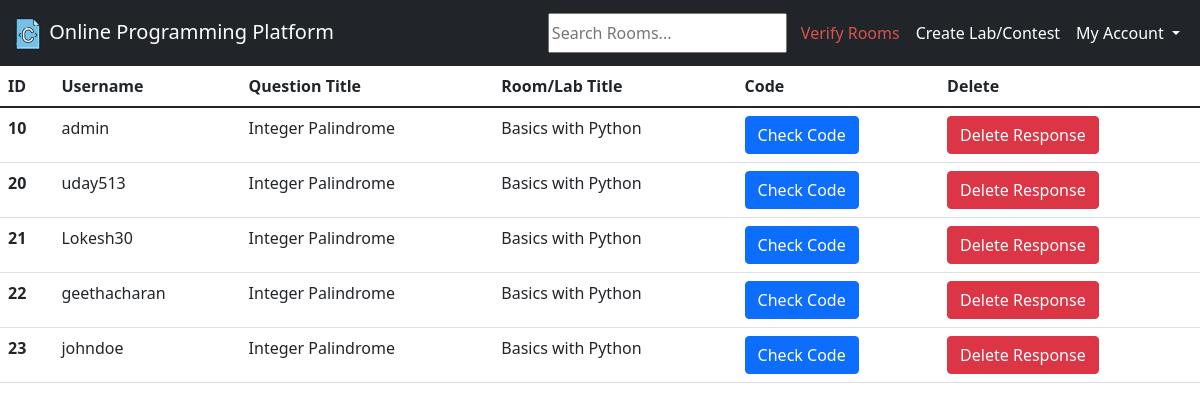
The page /question_responses/4/7 (signed in) on the database its author committed.
### base/models.py (models this page shows, shortened)
class Solution(models.Model):
    code = models.TextField()
    user = models.ForeignKey(User, on_delete=models.SET_NULL, null=True)
    question = models.ForeignKey(Question, on_delete=models.CASCADE)
    room = models.ForeignKey(Room, on_delete=models.CASCADE)
    input = models.TextField(null=True)
    updated = models.DateTimeField(auto_now=True)
    created = models.DateTimeField(auto_now_add=True)

class Question(models.Model):
    question_title = models.CharField(max_length=50)
    question_full = models.TextField()
    sample_test_case = models.TextField()
    updated = models.DateTimeField(auto_now=True)
    created = models.DateTimeField(auto_now_add=True)
    room = models.ForeignKey(Room, on_delete=models.CASCADE)
    def __str__(self):
        return self.question_title

class Room(models.Model):
    host = models.ForeignKey(User, on_delete=models.SET_NULL, null=True)
    name = models.CharField(max_length=200)
    description = models.TextField(null=True, blank=True)
    verified = models.BooleanField(default=False)
    room_password = models.CharField(max_length=20, default="admin123")
    updated = models.DateTimeField(auto_now=True)
    created = models.DateTimeField(auto_now_add=True)
    class Meta:
        ordering = ['-updated', '-created']
    def __str__(self):
        return self.name

### base/views.py (the view)
# urls.py: path('question_responses/<str:pk>/<str:pk2>', views.questionResponses, name="questionResponses"),
@login_required(login_url='login')
def questionResponses(request, pk, pk2):
    room = Room.objects.get(id=pk)
    question = Question.objects.get(id=pk2)
    if request.user.username not in [room.host.username, 'admin']:
        return HttpResponse("You can't do this ...")
    solutions = Solution.objects.filter(question=question)
    context = {'solutions': solutions, 'room': room, 'question': question}
    return render(request, "responses.html", context)

### templates/responses.html (shortened to what this page needs)
{% extends 'main.html' %}
{% block content %}
<table class="table table-hover">
    <thead>
    <tr>
        <th scope="col">ID</th>
        <th scope="col">Username</th>
        <th scope="col">Question Title</th>
        <th scope="col">Room/Lab Title</th>
        <th scope="col">Code</th>
        <th scope="col">Delete</th>
    </tr>
    </thead>
    <tbody>
    {% for sol in solutions %}
    <tr>
        <th scope="row">{{sol.id}}</th>
        <td>{{sol.user}}</td>
        <td>{{sol.question}}</td>
        <td>{{sol.room}}</td>
        <td>
            <a class="btn btn-primary"
               href="//{{request.get_host}}/view_response/{{room.id}}/{{sol.question.id}}/{{sol.id}}/"
               role="button">Check Code</a>
        </td>
        <td><a class="btn btn-danger"
               href="//{{request.get_host}}/delete_response/{{room.id}}/{{sol.question.id}}/{{sol.id}}/"
               role="button">Delete Response </a>
        </td>
    </tr>
    {% endfor %}
    </tbody>
</table>
{% endblock %}

### rows shown on the page
Solution: id "10", user "admin", question "Integer Palindrome", room "Basics with Python"
Solution: id "20", user "uday513", question "Integer Palindrome", room "Basics with Python"
Solution: id "21", user "Lokesh30", question "Integer Palindrome", room "Basics with Python"
Solution: id "22", user "geethacharan", question "Integer Palindrome", room "Basics with Python"
Solution: id "23", user "johndoe", question "Integer Palindrome", room "Basics with Python"
